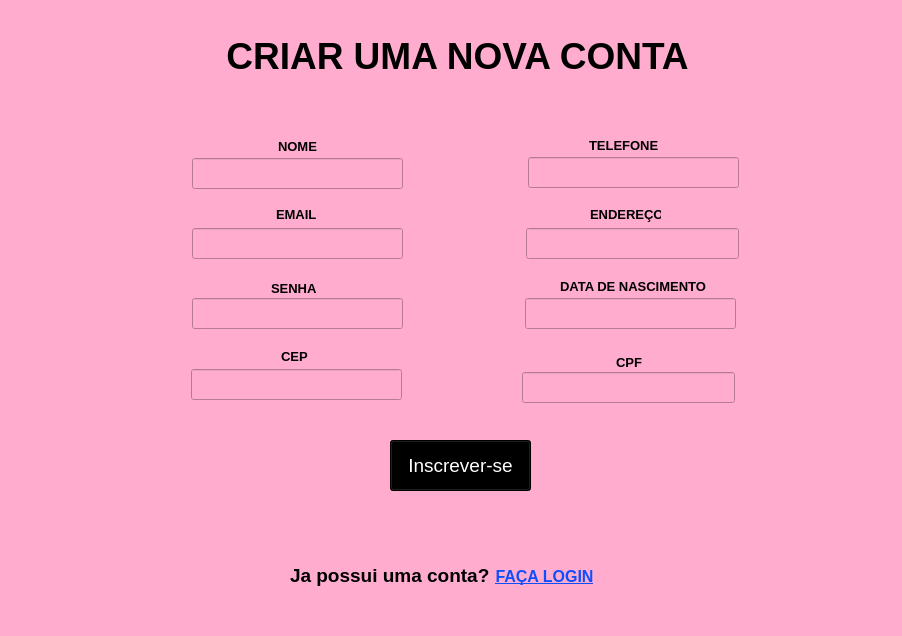
<?xml version="1.0" encoding="UTF-8"?>
<ui version="4.0">
 <class>Form</class>
 <widget class="QWidget" name="Form">
  <property name="geometry">
   <rect>
    <x>0</x>
    <y>0</y>
    <width>902</width>
    <height>636</height>
   </rect>
  </property>
  <property name="maximumSize">
   <size>
    <width>902</width>
    <height>636</height>
   </size>
  </property>
  <property name="windowTitle">
   <string>CADASTRO</string>
  </property>
  <property name="windowIcon">
   <iconset>
    <normaloff>iMAGENs/2-removebg-preview.png</normaloff>iMAGENs/2-removebg-preview.png</iconset>
  </property>
  <property name="styleSheet">
   <string notr="true">background-color: rgb(255, 172, 206);</string>
  </property>
  <widget class="QLabel" name="label_5">
   <property name="geometry">
    <rect>
     <x>276</x>
     <y>208</y>
     <width>47</width>
     <height>13</height>
    </rect>
   </property>
   <property name="font">
    <font>
     <family>Arial</family>
     <pointsize>10</pointsize>
     <weight>75</weight>
     <bold>true</bold>
    </font>
   </property>
   <property name="text">
    <string>EMAIL</string>
   </property>
  </widget>
  <widget class="QLineEdit" name="cpf">
   <property name="geometry">
    <rect>
     <x>522</x>
     <y>372</y>
     <width>213</width>
     <height>31</height>
    </rect>
   </property>
   <property name="styleSheet">
    <string notr="true">QLineEdit {
background-color: #fff;
border: 1px solid #000000;
border-radius: 8px;
}

QLineEdit:focus {
border: 2px solid #000000;

}background-color: rgb(255, 255, 255);</string>
   </property>
   <property name="alignment">
    <set>Qt::AlignCenter</set>
   </property>
  </widget>
  <widget class="QLabel" name="label_8">
   <property name="geometry">
    <rect>
     <x>281</x>
     <y>350</y>
     <width>47</width>
     <height>13</height>
    </rect>
   </property>
   <property name="font">
    <font>
     <family>Arial</family>
     <pointsize>10</pointsize>
     <weight>75</weight>
     <bold>true</bold>
    </font>
   </property>
   <property name="text">
    <string>CEP</string>
   </property>
  </widget>
  <widget class="QLineEdit" name="nasc">
   <property name="geometry">
    <rect>
     <x>525</x>
     <y>298</y>
     <width>211</width>
     <height>31</height>
    </rect>
   </property>
   <property name="styleSheet">
    <string notr="true">QLineEdit {
background-color: #fff;
border: 1px solid #000000;
border-radius: 8px;
}

QLineEdit:focus {
border: 2px solid #000000;

}background-color: rgb(255, 255, 255);</string>
   </property>
   <property name="alignment">
    <set>Qt::AlignCenter</set>
   </property>
  </widget>
  <widget class="QLabel" name="label_7">
   <property name="geometry">
    <rect>
     <x>616</x>
     <y>356</y>
     <width>47</width>
     <height>13</height>
    </rect>
   </property>
   <property name="font">
    <font>
     <family>Arial</family>
     <pointsize>10</pointsize>
     <weight>75</weight>
     <bold>true</bold>
    </font>
   </property>
   <property name="text">
    <string>CPF</string>
   </property>
  </widget>
  <widget class="QLineEdit" name="telefone">
   <property name="geometry">
    <rect>
     <x>528</x>
     <y>157</y>
     <width>211</width>
     <height>31</height>
    </rect>
   </property>
   <property name="styleSheet">
    <string notr="true">QLineEdit {
background-color: #fff;
border: 1px solid #000000;
border-radius: 8px;
}

QLineEdit:focus {
border: 2px solid #000000;

}background-color: rgb(255, 255, 255);</string>
   </property>
   <property name="alignment">
    <set>Qt::AlignCenter</set>
   </property>
  </widget>
  <widget class="QLabel" name="label_2">
   <property name="geometry">
    <rect>
     <x>50</x>
     <y>470</y>
     <width>161</width>
     <height>151</height>
    </rect>
   </property>
   <property name="text">
    <string/>
   </property>
   <property name="pixmap">
    <pixmap>iMAGENs/2-removebg-preview.png</pixmap>
   </property>
   <property name="scaledContents">
    <bool>true</bool>
   </property>
  </widget>
  <widget class="QLabel" name="label_9">
   <property name="geometry">
    <rect>
     <x>560</x>
     <y>278</y>
     <width>171</width>
     <height>16</height>
    </rect>
   </property>
   <property name="font">
    <font>
     <family>Arial</family>
     <pointsize>10</pointsize>
     <weight>75</weight>
     <bold>true</bold>
    </font>
   </property>
   <property name="text">
    <string>DATA DE NASCIMENTO</string>
   </property>
  </widget>
  <widget class="QPushButton" name="inscrevase">
   <property name="geometry">
    <rect>
     <x>390</x>
     <y>440</y>
     <width>141</width>
     <height>51</height>
    </rect>
   </property>
   <property name="font">
    <font>
     <pointsize>14</pointsize>
    </font>
   </property>
   <property name="whatsThis">
    <string>&lt;html&gt;&lt;head/&gt;&lt;body&gt;&lt;p&gt;BUTAO&lt;/p&gt;&lt;/body&gt;&lt;/html&gt;</string>
   </property>
   <property name="styleSheet">
    <string notr="true">background-color: rgb(0, 0, 0);
color: rgb(255, 255, 255);</string>
   </property>
   <property name="text">
    <string>Inscrever-se</string>
   </property>
  </widget>
  <widget class="QLabel" name="label_4">
   <property name="geometry">
    <rect>
     <x>278</x>
     <y>140</y>
     <width>47</width>
     <height>13</height>
    </rect>
   </property>
   <property name="font">
    <font>
     <family>Arial</family>
     <pointsize>10</pointsize>
     <weight>75</weight>
     <bold>true</bold>
    </font>
   </property>
   <property name="text">
    <string>NOME</string>
   </property>
  </widget>
  <widget class="QLineEdit" name="email">
   <property name="geometry">
    <rect>
     <x>192</x>
     <y>228</y>
     <width>211</width>
     <height>31</height>
    </rect>
   </property>
   <property name="styleSheet">
    <string notr="true">QLineEdit {
background-color: #fff;
border: 1px solid #000000;
border-radius: 8px;
}

QLineEdit:focus {
border: 2px solid #000000;

}background-color: rgb(255, 255, 255);</string>
   </property>
   <property name="alignment">
    <set>Qt::AlignCenter</set>
   </property>
  </widget>
  <widget class="QLabel" name="label_6">
   <property name="geometry">
    <rect>
     <x>271</x>
     <y>278</y>
     <width>51</width>
     <height>20</height>
    </rect>
   </property>
   <property name="font">
    <font>
     <family>Arial</family>
     <pointsize>10</pointsize>
     <weight>75</weight>
     <bold>true</bold>
    </font>
   </property>
   <property name="text">
    <string>SENHA</string>
   </property>
  </widget>
  <widget class="QLabel" name="label_3">
   <property name="geometry">
    <rect>
     <x>202</x>
     <y>10</y>
     <width>511</width>
     <height>91</height>
    </rect>
   </property>
   <property name="font">
    <font>
     <pointsize>28</pointsize>
     <weight>75</weight>
     <bold>true</bold>
    </font>
   </property>
   <property name="text">
    <string>CRIAR UMA NOVA CONTA</string>
   </property>
   <property name="alignment">
    <set>Qt::AlignCenter</set>
   </property>
  </widget>
  <widget class="QLineEdit" name="cep">
   <property name="geometry">
    <rect>
     <x>191</x>
     <y>369</y>
     <width>211</width>
     <height>31</height>
    </rect>
   </property>
   <property name="styleSheet">
    <string notr="true">QLineEdit {
background-color: #fff;
border: 1px solid #000000;
border-radius: 8px;
}

QLineEdit:focus {
border: 2px solid #000000;

}background-color: rgb(255, 255, 255);</string>
   </property>
   <property name="alignment">
    <set>Qt::AlignCenter</set>
   </property>
  </widget>
  <widget class="QLabel" name="label_13">
   <property name="geometry">
    <rect>
     <x>642</x>
     <y>458</y>
     <width>221</width>
     <height>161</height>
    </rect>
   </property>
   <property name="text">
    <string/>
   </property>
   <property name="pixmap">
    <pixmap>iMAGENs/LOGO-removebg-preview.png</pixmap>
   </property>
   <property name="scaledContents">
    <bool>true</bool>
   </property>
  </widget>
  <widget class="QLabel" name="label_10">
   <property name="geometry">
    <rect>
     <x>590</x>
     <y>204</y>
     <width>71</width>
     <height>20</height>
    </rect>
   </property>
   <property name="font">
    <font>
     <family>Arial</family>
     <pointsize>10</pointsize>
     <weight>75</weight>
     <bold>true</bold>
    </font>
   </property>
   <property name="text">
    <string>ENDEREÇO</string>
   </property>
  </widget>
  <widget class="QLineEdit" name="nome">
   <property name="geometry">
    <rect>
     <x>192</x>
     <y>158</y>
     <width>211</width>
     <height>31</height>
    </rect>
   </property>
   <property name="styleSheet">
    <string notr="true">QLineEdit {
background-color: #fff;
border: 1px solid #000000;
border-radius: 8px;
}

QLineEdit:focus {
border: 2px solid #000000;

}background-color: rgb(255, 255, 255);</string>
   </property>
   <property name="alignment">
    <set>Qt::AlignCenter</set>
   </property>
  </widget>
  <widget class="QLineEdit" name="endereco">
   <property name="geometry">
    <rect>
     <x>526</x>
     <y>228</y>
     <width>213</width>
     <height>31</height>
    </rect>
   </property>
   <property name="styleSheet">
    <string notr="true">QLineEdit {
background-color: #fff;
border: 1px solid #000000;
border-radius: 8px;
}

QLineEdit:focus {
border: 2px solid #000000;

}background-color: rgb(255, 255, 255);</string>
   </property>
   <property name="alignment">
    <set>Qt::AlignCenter</set>
   </property>
  </widget>
  <widget class="QLineEdit" name="senha">
   <property name="geometry">
    <rect>
     <x>192</x>
     <y>298</y>
     <width>211</width>
     <height>31</height>
    </rect>
   </property>
   <property name="styleSheet">
    <string notr="true">QLineEdit {
background-color: #fff;
border: 1px solid #000000;
border-radius: 8px;
}

QLineEdit:focus {
border: 2px solid #000000;

}background-color: rgb(255, 255, 255);</string>
   </property>
   <property name="alignment">
    <set>Qt::AlignCenter</set>
   </property>
  </widget>
  <widget class="QLabel" name="label_11">
   <property name="geometry">
    <rect>
     <x>589</x>
     <y>135</y>
     <width>81</width>
     <height>20</height>
    </rect>
   </property>
   <property name="font">
    <font>
     <family>Arial</family>
     <pointsize>10</pointsize>
     <weight>75</weight>
     <bold>true</bold>
    </font>
   </property>
   <property name="text">
    <string>TELEFONE</string>
   </property>
  </widget>
  <widget class="QLabel" name="label">
   <property name="geometry">
    <rect>
     <x>290</x>
     <y>560</y>
     <width>211</width>
     <height>31</height>
    </rect>
   </property>
   <property name="font">
    <font>
     <family>Arial</family>
     <pointsize>14</pointsize>
     <weight>75</weight>
     <bold>true</bold>
    </font>
   </property>
   <property name="text">
    <string>Ja possui uma conta?</string>
   </property>
  </widget>
  <widget class="QPushButton" name="login">
   <property name="geometry">
    <rect>
     <x>494</x>
     <y>566</y>
     <width>101</width>
     <height>21</height>
    </rect>
   </property>
   <property name="font">
    <font>
     <family>Arial</family>
     <pointsize>12</pointsize>
     <weight>75</weight>
     <bold>true</bold>
     <underline>true</underline>
    </font>
   </property>
   <property name="styleSheet">
    <string notr="true">color: rgb(14, 78, 255);</string>
   </property>
   <property name="text">
    <string>FAÇA LOGIN</string>
   </property>
   <property name="autoDefault">
    <bool>true</bool>
   </property>
   <property name="default">
    <bool>false</bool>
   </property>
   <property name="flat">
    <bool>true</bool>
   </property>
  </widget>
 </widget>
 <resources/>
 <connections/>
</ui>
